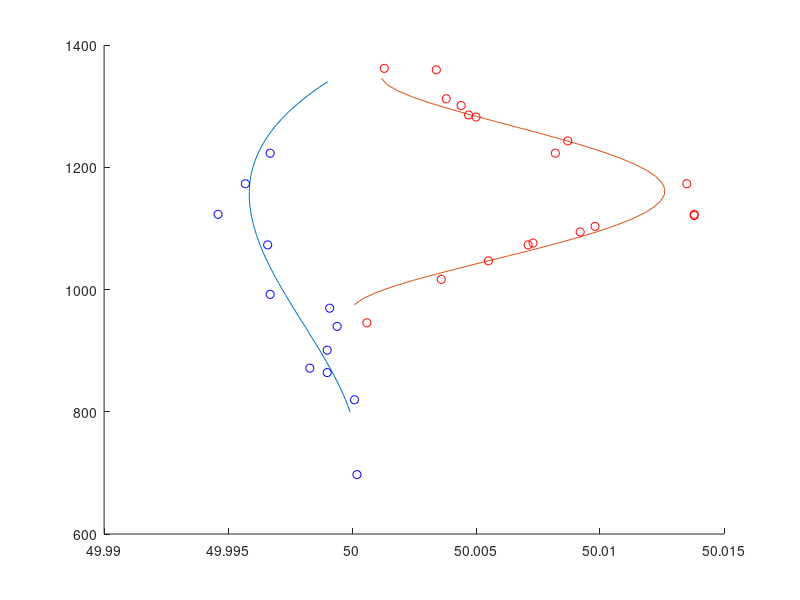

This figure's MATLAB source:



TCd = 800:10:1345;
TTe = 975:10:1345;

XsCd = 49.9170 + 2.8853e-4*TCd - 3.2215e-7*TCd.^2 + 1.1381e-10*TCd.^3;
XsTe = 65.0398 - 5.3398e-2*TTe + 7.0437e-5*TTe.^2 - 4.0903e-8*TTe.^3 + 8.8255e-12*TTe.^4;
% Xl = 266.321 - 0.23581*TTe + 5.6681e-5*TTe.^2;

figure(1)
clf
hold on
plot(XsCd,TCd)
plot(XsTe,TTe)
% 
% figure(2)
% clf
% hold on
% plot(Xl,T)


% % Measured Points 
T_Cd = [697.2 819.6 864.1 871.3 900.8 939.7 969.4 992.0 1073 1123 1173 1223];
X_Cd = [50.0002 50.0001 49.9990 49.9983 49.9990 49.9994 49.9991 49.9967 49.9966 49.9946 49.9957 49.9967];
Cd_errs = [0.0002 0.0001 0.0001 0.0006 0.0001 0.0002 0.0002 0.0003 0.0003 0.0003 0.0003 0.0003];
figure(1)
plot(X_Cd,T_Cd,'bo')

T_Te = [945.5 1016.6 1046.9 1073 1076.0 1094.1 1103.3 1121.0 1123 1173 1223 1243.1 1282.2 1285.5 1301.0 1312.0 1359.4 1361.8];
X_Te = [50.0006 50.0036 50.0055 50.0071 50.0073 50.0092 50.0098 50.0138 50.0138 50.0135 50.0082 50.0087 50.0050 50.0047 50.0044 50.0038 50.0034 50.0013];
Te_errs = [0.0001 0.0001 0.0004 0.0004 0.0001 50.0092 0.0001 0.0007  0.0007 0.0007 0.0007 0.0008 0.0010 0.0015 0.0030 0.0040 0.0006 0.0004];
figure(1)
plot(X_Te,T_Te,'ro')
